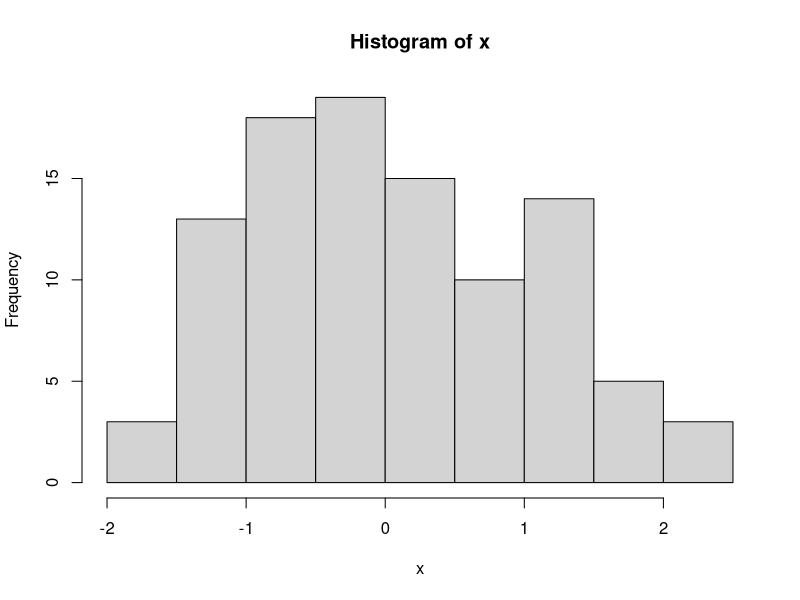

Generate this figure with R:
## ---- chunk 1
knitr::opts_chunk$set(echo = TRUE)
## ---- chunk 2
a <- Sys.time() 
print(paste0("Today is the ", a))
## ---- chunk 3
x <- rnorm(n = 100)
median(x)
mean(x)
var(x)
## ---- chunk 4
hist(x)
## ---- chunk 5
summary(cars)
